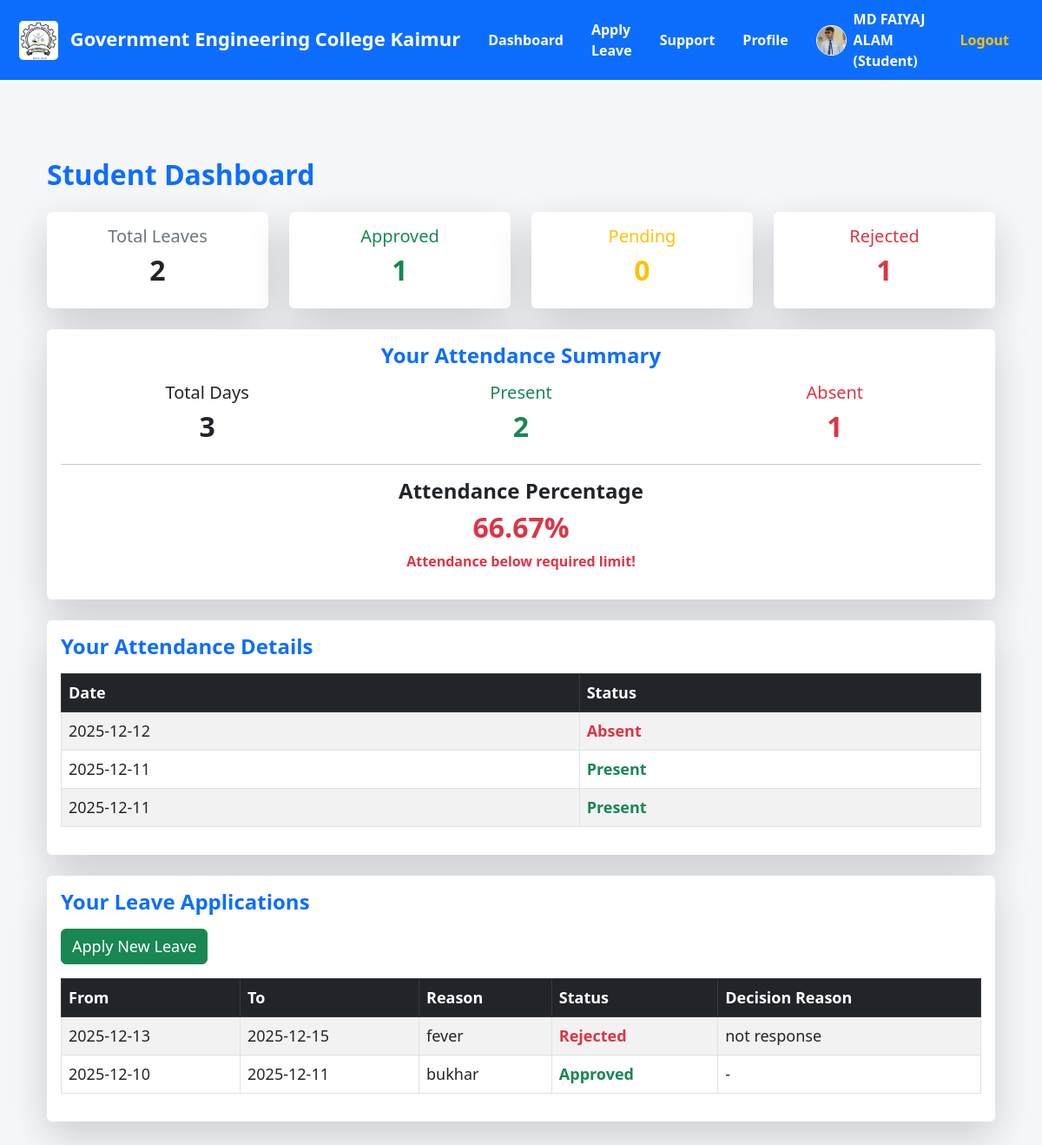
The page /student/dashboard (signed in) on the database its author committed.
### tables this page shows
CREATE TABLE attendance (
            id INTEGER PRIMARY KEY AUTOINCREMENT,
            student_id INTEGER,
            date TEXT,
            status TEXT,
            semester TEXT,
            created_at TEXT DEFAULT CURRENT_TIMESTAMP,
            FOREIGN KEY(student_id) REFERENCES users(id)
        );

CREATE TABLE leaves (
            id INTEGER PRIMARY KEY AUTOINCREMENT,
            student_id INTEGER,
            from_date TEXT,
            to_date TEXT,
            reason TEXT,
            status TEXT DEFAULT 'Pending',
            decision_reason TEXT,
            applied_on TEXT DEFAULT CURRENT_TIMESTAMP,
            FOREIGN KEY(student_id) REFERENCES users(id)
        );

### app.py (the view)
@app.route("/student/dashboard")
@login_required(role="student")
def student_dashboard():
    sid = session["user_id"]
    conn = get_db()
    leaves = conn.execute("SELECT * FROM leaves WHERE student_id=? ORDER BY applied_on DESC", (sid,)).fetchall()
    stats = conn.execute("""
        SELECT
            COUNT(*) AS total,
            SUM(CASE WHEN status='Approved' THEN 1 ELSE 0 END) AS approved,
            SUM(CASE WHEN status='Pending' THEN 1 ELSE 0 END) AS pending,
            SUM(CASE WHEN status='Rejected' THEN 1 ELSE 0 END) AS rejected
        FROM leaves
        WHERE student_id=?
    """, (sid,)).fetchone()
    attendance = conn.execute("SELECT * FROM attendance WHERE student_id=? ORDER BY date DESC", (sid,)).fetchall()
    conn.close()
    return render_template("student_dashboard.html", leaves=leaves, stats=stats, attendance=attendance)

### app.py (called while the page is built)
def get_db():
    conn = sqlite3.connect(DB_NAME)
    conn.row_factory = sqlite3.Row
    return conn

def login_required(role=None):
    def decorator(fn):
        @wraps(fn)
        def wrapper(*args, **kwargs):
            if "user_id" not in session:
                flash("Please login first!", "danger")
                return redirect(url_for("login"))
            if role:
                user_role = session.get("user_role", "")
                if user_role is None or user_role.lower() != role.lower():
                    flash("Access denied!", "danger")
                    return redirect(url_for("login"))
            return fn(*args, **kwargs)
        return wrapper
    return decorator

### templates/student_dashboard.html
{% extends "base.html" %}
{% block content %}
<div class="container">
    <h2 class="fw-bold text-primary mb-4" style="font-size: 32px;">
        Student Dashboard
    </h2>
    <div class="row mb-4">
        <div class="col-md-3">
            <div class="card shadow-lg border-0 p-3 text-center">
                <h5 class="text-secondary">Total Leaves</h5>
                <h2 class="fw-bold text-dark">{{ stats.total or 0 }}</h2>
            </div>
        </div>
        <div class="col-md-3">
            <div class="card shadow-lg border-0 p-3 text-center">
                <h5 class="text-success">Approved</h5>
                <h2 class="fw-bold text-success">{{ stats.approved or 0 }}</h2>
            </div>
        </div>
        <div class="col-md-3">
            <div class="card shadow-lg border-0 p-3 text-center">
                <h5 class="text-warning">Pending</h5>
                <h2 class="fw-bold text-warning">{{ stats.pending or 0 }}</h2>
            </div>
        </div>
        <div class="col-md-3">
            <div class="card shadow-lg border-0 p-3 text-center">
                <h5 class="text-danger">Rejected</h5>
                <h2 class="fw-bold text-danger">{{ stats.rejected or 0 }}</h2>
            </div>
        </div>
    </div>
    <div class="card shadow-lg border-0 mb-4">
        <div class="card-body text-center">
            <h4 class="fw-bold text-primary mb-3">Your Attendance Summary</h4>
            {% set total = attendance|length %}
            {% set present = attendance|selectattr("status", "equalto", "Present")|list|length %}
            {% set absent = total - present %}
            {% set percent = (present / total * 100) if total > 0 else 0 %}
            <div class="row">
                <div class="col-md-4">
                    <h5>Total Days</h5>
                    <h2 class="fw-bold">{{ total }}</h2>
                </div>
                <div class="col-md-4">
                    <h5 class="text-success">Present</h5>
                    <h2 class="fw-bold text-success">{{ present }}</h2>
                </div>
                <div class="col-md-4">
                    <h5 class="text-danger">Absent</h5>
                    <h2 class="fw-bold text-danger">{{ absent }}</h2>
                </div>
            </div>
            <hr>
            <h4 class="fw-bold">Attendance Percentage</h4>
            {% if percent >= 75 %}
                <h2 class="fw-bold text-success">{{ percent|round(2) }}%</h2>
            {% else %}
                <h2 class="fw-bold text-danger">{{ percent|round(2) }}%</h2>
                <p class="text-danger fw-bold">Attendance below required limit!</p>
            {% endif %}
        </div>
    </div>
    <div class="card shadow-lg border-0 mb-4">
        <div class="card-body">
            <h4 class="fw-bold text-primary mb-3">Your Attendance Details</h4>
            {% if attendance %}
            <table class="table table-bordered table-striped" style="font-size: 18px;">
                <thead class="table-dark">
                    <tr>
                        <th>Date</th>
                        <th>Status</th>
                    </tr>
                </thead>
                <tbody>
                    {% for a in attendance %}
                    <tr>
                        <td>{{ a.date }}</td>
                        {% if a.status == "Present" %}
                        <td class="text-success fw-bold">{{ a.status }}</td>
                        {% else %}
                        <td class="text-danger fw-bold">{{ a.status }}</td>
                        {% endif %}
                    </tr>
                    {% endfor %}
                </tbody>
            </table>
            {% else %}
            <p class="text-muted">No attendance records found.</p>
            {% endif %}
        </div>
    </div>
    <div class="card shadow-lg border-0 mb-5">
        <div class="card-body">
            <h4 class="fw-bold text-primary mb-3">Your Leave Applications</h4>
            <a href="{{ url_for('apply_leave') }}" class="btn btn-success mb-3" style="font-size: 18px;">
                Apply New Leave
            </a>
            {% if leaves %}
            <table class="table table-bordered table-striped" style="font-size: 18px;">
                <thead class="table-dark">
                    <tr>
                        <th>From</th>
                        <th>To</th>
                        <th>Reason</th>
                        <th>Status</th>
                        <th>Decision Reason</th>
                    </tr>
                </thead>
                <tbody>
                    {% for l in leaves %}
                    <tr>
                        <td>{{ l.from_date }}</td>
                        <td>{{ l.to_date }}</td>
                        <td>{{ l.reason }}</td>
                        {% if l.status == "Approved" %}
                        <td class="text-success fw-bold">{{ l.status }}</td>
                        {% elif l.status == "Rejected" %}
                        <td class="text-danger fw-bold">{{ l.status }}</td>
                        {% else %}
                        <td class="text-warning fw-bold">{{ l.status }}</td>
                        {% endif %}
                        <td>{{ l.decision_reason or "-" }}</td>
                    </tr>
                    {% endfor %}
                </tbody>
            </table>
            {% else %}
            <p class="text-muted">No leave applications yet.</p>
            {% endif %}
        </div>
    </div>
</div>
{% endblock %}

### templates/base.html (shortened to what this page needs)
<!DOCTYPE html>
<html lang="en">
<head>
    <link href="https://cdn.jsdelivr.net/npm/bootstrap@5.3.0/dist/css/bootstrap.min.css" rel="stylesheet">
</head>
<body>
    <nav class="navbar navbar-expand-lg navbar-dark" style="background:#0d6efd; padding:10px;">
        <div class="container-fluid">
            <a class="navbar-brand fw-bold text-white" href="#">
                <img src="{{ url_for('static', filename='college_logo.png') }}" width="45" height="45" class="me-2"
                    style="border-radius:5px;" alt="College Logo">
                Government Engineering College Kaimur
            </a>
            <div class="collapse navbar-collapse justify-content-end" id="mainNavbar">
                <ul class="navbar-nav align-items-center">
                    {% if session.get('user_role') == 'student' %}
                    <li class="nav-item mx-2">
                        <a class="nav-link text-white fw-bold" href="{{ url_for('student_dashboard') }}">Dashboard</a>
                    </li>
                    <li class="nav-item mx-2">
                        <a class="nav-link text-white fw-bold" href="{{ url_for('apply_leave') }}">Apply Leave</a>
                    </li>
                    <li class="nav-item mx-2">
                        <a class="nav-link text-white fw-bold" href="{{ url_for('student_support') }}">Support</a>
                    </li>
                    <li class="nav-item mx-2">
                        <a class="nav-link text-white fw-bold" href="{{ url_for('student_profile') }}">Profile</a>
                    </li>
                    {% endif %}
                    {% if session.get('user_id') %}
                    <li class="nav-item d-flex align-items-center mx-3">
                        {% if session.get('user_photo') %}
                        <img src="{{ url_for('static', filename='profile_images/' + session['user_photo']) }}"
                            width="35" height="35" class="rounded-circle border border-white me-2">
                        {% else %}
                        <img src="{{ url_for('static', filename='default.png') }}" width="35" height="35"
                            class="rounded-circle border border-white me-2">
                        {% endif %}
                        <span class="text-white fw-bold">
                            {{ session.get('user_name') }}
                            ({{ session.get('user_role')|capitalize }})
                        </span>
                    </li>
                    <li class="nav-item mx-2">
                        <a class="nav-link text-warning fw-bold" href="{{ url_for('logout') }}">Logout</a>
                    </li>
                    {% endif %}
                </ul>
            </div>
        </div>
    </nav>
    <div class="container main-container">
        {% block content %}
        {% endblock %}
    </div>
</body>
</html>

### templates/base.html (style rules this page uses)
.navbar-brand { font-weight: bold; font-size: 22px; }
.nav-link { font-weight: 500; }
body { background: #f5f7fb; }
.main-container { margin-top: 90px; }

### rows shown on the page
attendance: date "2025-12-12", status "Absent"
attendance: date "2025-12-11", status "Present"
attendance: date "2025-12-11", status "Present"
leaves: from_date "2025-12-13", to_date "2025-12-15", reason "fever", status "Rejected", decision_reason "not response"
leaves: from_date "2025-12-10", to_date "2025-12-11", reason "bukhar", status "Approved", decision_reason "-"

### other values the page prints
{{ session.get('user_name') }} "MD FAIYAJ ALAM"
{{ session.get('user_role')|capitalize }} "Student"
{{ stats.total or 0 }} "2"
{{ stats.approved or 0 }} "1"
{{ stats.pending or 0 }} "0"
{{ stats.rejected or 0 }} "1"
{{ total }} "3"
{{ present }} "2"
{{ absent }} "1"
{{ percent|round(2) }} "66.67"
